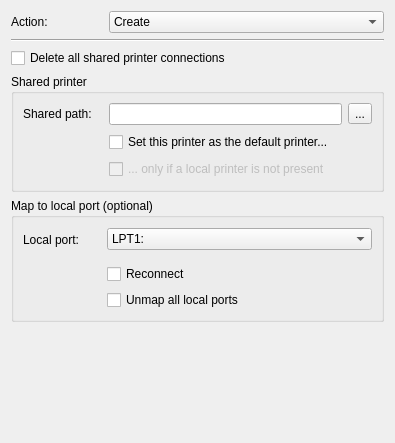
<?xml version="1.0" encoding="UTF-8"?>
<ui version="4.0">
 <class>SharedPrinterWidget</class>
 <widget class="QWidget" name="SharedPrinterWidget">
  <property name="geometry">
   <rect>
    <x>0</x>
    <y>0</y>
    <width>395</width>
    <height>443</height>
   </rect>
  </property>
  <property name="sizePolicy">
   <sizepolicy hsizetype="Preferred" vsizetype="Preferred">
    <horstretch>38</horstretch>
    <verstretch>44</verstretch>
   </sizepolicy>
  </property>
  <property name="windowTitle">
   <string>Form</string>
  </property>
  <layout class="QGridLayout" name="gridLayout_3">
   <item row="0" column="0">
    <layout class="QHBoxLayout" name="horizontalLayout_4">
     <item>
      <widget class="QLabel" name="actionLabel">
       <property name="sizePolicy">
        <sizepolicy hsizetype="Fixed" vsizetype="Preferred">
         <horstretch>0</horstretch>
         <verstretch>0</verstretch>
        </sizepolicy>
       </property>
       <property name="minimumSize">
        <size>
         <width>92</width>
         <height>0</height>
        </size>
       </property>
       <property name="text">
        <string>Action:</string>
       </property>
       <property name="buddy">
        <cstring>actionComboBox</cstring>
       </property>
      </widget>
     </item>
     <item>
      <widget class="QComboBox" name="actionComboBox">
       <property name="currentText">
        <string>Create</string>
       </property>
       <item>
        <property name="text">
         <string>Create</string>
        </property>
       </item>
       <item>
        <property name="text">
         <string>Replace</string>
        </property>
       </item>
       <item>
        <property name="text">
         <string>Update</string>
        </property>
       </item>
       <item>
        <property name="text">
         <string>Delete</string>
        </property>
       </item>
      </widget>
     </item>
    </layout>
   </item>
   <item row="1" column="0">
    <widget class="Line" name="line">
     <property name="font">
      <font>
       <family>Sans Serif</family>
       <pointsize>9</pointsize>
      </font>
     </property>
     <property name="orientation">
      <enum>Qt::Horizontal</enum>
     </property>
    </widget>
   </item>
   <item row="2" column="0">
    <widget class="QCheckBox" name="deleteCheckBox">
     <property name="sizePolicy">
      <sizepolicy hsizetype="Preferred" vsizetype="Fixed">
       <horstretch>0</horstretch>
       <verstretch>0</verstretch>
      </sizepolicy>
     </property>
     <property name="text">
      <string>Delete all shared printer connections</string>
     </property>
    </widget>
   </item>
   <item row="3" column="0">
    <widget class="QGroupBox" name="sharedGroupBox">
     <property name="sizePolicy">
      <sizepolicy hsizetype="Preferred" vsizetype="Preferred">
       <horstretch>38</horstretch>
       <verstretch>0</verstretch>
      </sizepolicy>
     </property>
     <property name="focusPolicy">
      <enum>Qt::NoFocus</enum>
     </property>
     <property name="title">
      <string>Shared printer</string>
     </property>
     <layout class="QGridLayout" name="gridLayout_2">
      <item row="0" column="0">
       <widget class="QLabel" name="sharedPathLabel">
        <property name="sizePolicy">
         <sizepolicy hsizetype="Fixed" vsizetype="Preferred">
          <horstretch>0</horstretch>
          <verstretch>0</verstretch>
         </sizepolicy>
        </property>
        <property name="minimumSize">
         <size>
          <width>80</width>
          <height>0</height>
         </size>
        </property>
        <property name="text">
         <string>Shared path:</string>
        </property>
        <property name="buddy">
         <cstring>sharedPathLineEdit</cstring>
        </property>
       </widget>
      </item>
      <item row="0" column="1">
       <widget class="QLineEdit" name="sharedPathLineEdit">
        <property name="sizePolicy">
         <sizepolicy hsizetype="Expanding" vsizetype="Preferred">
          <horstretch>0</horstretch>
          <verstretch>0</verstretch>
         </sizepolicy>
        </property>
       </widget>
      </item>
      <item row="0" column="2">
       <widget class="QToolButton" name="sharedPathToolButton">
        <property name="text">
         <string>...</string>
        </property>
       </widget>
      </item>
      <item row="1" column="1" colspan="2">
       <widget class="QCheckBox" name="setPrinterCheckBox">
        <property name="sizePolicy">
         <sizepolicy hsizetype="Maximum" vsizetype="Fixed">
          <horstretch>0</horstretch>
          <verstretch>0</verstretch>
         </sizepolicy>
        </property>
        <property name="text">
         <string>Set this printer as the default printer...</string>
        </property>
       </widget>
      </item>
      <item row="2" column="1" colspan="2">
       <widget class="QCheckBox" name="onlyIfCheckBox">
        <property name="enabled">
         <bool>false</bool>
        </property>
        <property name="sizePolicy">
         <sizepolicy hsizetype="Maximum" vsizetype="Fixed">
          <horstretch>0</horstretch>
          <verstretch>0</verstretch>
         </sizepolicy>
        </property>
        <property name="text">
         <string>... only if a local printer is not present</string>
        </property>
       </widget>
      </item>
      <item row="1" column="0" rowspan="2">
       <spacer name="horizontalSpacer_2">
        <property name="orientation">
         <enum>Qt::Horizontal</enum>
        </property>
        <property name="sizeType">
         <enum>QSizePolicy::Fixed</enum>
        </property>
        <property name="sizeHint" stdset="0">
         <size>
          <width>75</width>
          <height>49</height>
         </size>
        </property>
       </spacer>
      </item>
     </layout>
    </widget>
   </item>
   <item row="4" column="0">
    <widget class="QGroupBox" name="mapGroupBox">
     <property name="title">
      <string>Map to local port (optional)</string>
     </property>
     <layout class="QGridLayout" name="gridLayout">
      <item row="0" column="0">
       <widget class="QLabel" name="localPortLabel">
        <property name="sizePolicy">
         <sizepolicy hsizetype="Expanding" vsizetype="Fixed">
          <horstretch>0</horstretch>
          <verstretch>0</verstretch>
         </sizepolicy>
        </property>
        <property name="minimumSize">
         <size>
          <width>50</width>
          <height>25</height>
         </size>
        </property>
        <property name="maximumSize">
         <size>
          <width>65</width>
          <height>16777215</height>
         </size>
        </property>
        <property name="text">
         <string>Local port:</string>
        </property>
        <property name="buddy">
         <cstring>localPortComboBox</cstring>
        </property>
       </widget>
      </item>
      <item row="0" column="1" colspan="2">
       <widget class="QComboBox" name="localPortComboBox">
        <item>
         <property name="text">
          <string>LPT1:</string>
         </property>
        </item>
        <item>
         <property name="text">
          <string>LPT2:</string>
         </property>
        </item>
        <item>
         <property name="text">
          <string>LPT3:</string>
         </property>
        </item>
        <item>
         <property name="text">
          <string>LPT4:</string>
         </property>
        </item>
       </widget>
      </item>
      <item row="3" column="1">
       <widget class="QCheckBox" name="unmapCheckBox">
        <property name="text">
         <string>Unmap all local ports</string>
        </property>
       </widget>
      </item>
      <item row="2" column="1">
       <widget class="QCheckBox" name="reconnectCheckBox">
        <property name="text">
         <string>Reconnect</string>
        </property>
       </widget>
      </item>
      <item row="1" column="0" rowspan="3">
       <spacer name="horizontalSpacer_3">
        <property name="orientation">
         <enum>Qt::Horizontal</enum>
        </property>
        <property name="sizeType">
         <enum>QSizePolicy::Fixed</enum>
        </property>
        <property name="sizeHint" stdset="0">
         <size>
          <width>78</width>
          <height>50</height>
         </size>
        </property>
       </spacer>
      </item>
     </layout>
    </widget>
   </item>
   <item row="5" column="0">
    <spacer name="verticalSpacer">
     <property name="orientation">
      <enum>Qt::Vertical</enum>
     </property>
     <property name="sizeHint" stdset="0">
      <size>
       <width>20</width>
       <height>40</height>
      </size>
     </property>
    </spacer>
   </item>
  </layout>
 </widget>
 <tabstops>
  <tabstop>actionComboBox</tabstop>
  <tabstop>deleteCheckBox</tabstop>
  <tabstop>sharedPathLineEdit</tabstop>
  <tabstop>sharedPathToolButton</tabstop>
  <tabstop>setPrinterCheckBox</tabstop>
  <tabstop>onlyIfCheckBox</tabstop>
  <tabstop>localPortComboBox</tabstop>
  <tabstop>reconnectCheckBox</tabstop>
  <tabstop>unmapCheckBox</tabstop>
 </tabstops>
 <resources/>
 <connections>
  <connection>
   <sender>setPrinterCheckBox</sender>
   <signal>toggled(bool)</signal>
   <receiver>onlyIfCheckBox</receiver>
   <slot>setEnabled(bool)</slot>
   <hints>
    <hint type="sourcelabel">
     <x>222</x>
     <y>154</y>
    </hint>
    <hint type="destinationlabel">
     <x>222</x>
     <y>183</y>
    </hint>
   </hints>
  </connection>
 </connections>
</ui>
